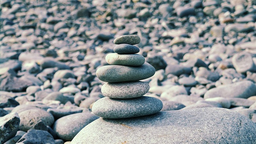
#> input picture AES_hideDataInIMG/image.png, 256 x 144 px, shrunk from 800 x 450 before the run
$ python test_run_aes.py
#> lines starting #> are read from the running program, lines starting #| are printed output that depends on the picture
import cv2
import numpy as np

def to_bin(data):
    """Convert `data` to binary format as string"""
    if isinstance(data, str):
        return ''.join([ format(ord(i), "08b") for i in data ])
    elif isinstance(data, bytes) or isinstance(data, np.ndarray):
        return [ format(i, "08b") for i in data ]
    elif isinstance(data, int) or isinstance(data, np.uint8):
        return format(data, "08b")
    else:
        raise TypeError("Type not supported.")

def encode(image_name, secret_data):
    # read the image
#> called with image_name = 'image.png', secret_data = 'ma hoa cai key vao day'
    image = cv2.imread(image_name)
#> image is the input picture: shape (144, 256, 3); mean B, G, R 148.5, 146.2, 140.6
    image = cv2.cvtColor(image, cv2.COLOR_BGR2GRAY)
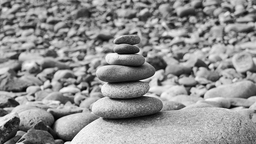
#> image: shape (144, 256); min 0, max 254, mean 144.8
    image = cv2.cvtColor(image, cv2.COLOR_GRAY2RGB)
#> image: shape (144, 256, 3)
    # maximum bytes to encode
    n_bytes = image.shape[0] * image.shape[1] * 3 // 8
#> n_bytes = 13824
    print("[*] Maximum bytes to encode:", n_bytes)
#| [*] Maximum bytes to encode: 13824
    if len(secret_data) > n_bytes:
        raise ValueError("[!] Insufficient bytes, need bigger image or less data.")
    print("[*] Encoding data...")
    # add stopping criteria
    secret_data += "====="
    data_index = 0
    # convert data to binary
    binary_secret_data = to_bin(secret_data)
    #print(binary_secret_data)
    # size of data to hide
    data_len = len(binary_secret_data)
    for row in image:
        for pixel in row:
            # convert RGB values to binary format
            r, g, b = to_bin(pixel)
            # modify the least significant bit only if there is still data to store
            if data_index < data_len:
                # least significant red pixel bit
                pixel[0] = int(r[:-1] + binary_secret_data[data_index], 2)
                data_index += 1
            if data_index < data_len:
                # least significant green pixel bit
                pixel[1] = int(g[:-1] + binary_secret_data[data_index], 2)
                data_index += 1
            if data_index < data_len:
                # least significant blue pixel bit
                pixel[2] = int(b[:-1] + binary_secret_data[data_index], 2)
                data_index += 1
            # if data is encoded, just break out of the loop
            if data_index >= data_len:
                break
#> this loop made 144 passes
#> after the loop, data_index = 216; pixel = [74, 74, 74]
#| (144, 256, 3)
    return image


def decode(image_name):
#> called with image_name = 'encoded_image.png'
    print("[+] Decoding...")
    # read the image
    image = cv2.imread(image_name)

    binary_data = ""
    for row in image:
        for pixel in row:
            r, g, b = to_bin(pixel)
            binary_data += r[-1]
            binary_data += g[-1]
            binary_data += b[-1]
    # split by 8-bits
    all_bytes = [ binary_data[i: i+8] for i in range(0, len(binary_data), 8) ]
#> all_bytes = 13824 items, first 6: '01101101', '01100001', '00100000', '01101000', '01101111', '01100001'
    # convert from bits to characters
    decoded_data = ""
    for byte in all_bytes:
        decoded_data += chr(int(byte, 2))
        if decoded_data[-5:] == "=====":
            break
#> this loop made 27 passes
#> (byte, decoded_data) on passes 1 to 12: ('01101101', 'm'), ('01100001', 'ma'), ('00100000', 'ma '), ('01101000', 'ma h'), ('01101111', 'ma ho'), ('01100001', 'ma hoa'), ('00100000', 'ma hoa '), ('01100011', 'ma hoa c'), ('01100001', 'ma hoa ca'), ('01101001', 'ma hoa cai'), ('00100000', 'ma hoa cai '), ('01101011', 'ma hoa cai k')
    return decoded_data[:-5]

if __name__ == "__main__":
    input_image = "image.png"
    output_image = "encoded_image.png"
    secret_data = "ma hoa cai key vao day"
    # encode the data into the image
    encoded_image = encode(image_name=input_image, secret_data=secret_data)
    # save the output image (encoded image)
    print(encoded_image.shape)

    cv2.imwrite(output_image, encoded_image)
    # decode the secret data from the image
    decoded_data = decode(output_image)
#> decoded_data = 'ma hoa cai key vao day'
    print("[+] Decoded data:", decoded_data)
#| [+] Decoded data: ma hoa cai key vao day
'''
Lưu nội dung ra file

lưu nội dung vào thư mục key + 'số gen trong ảnh'


'''
